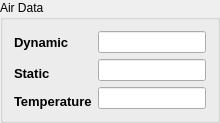
            <widget class="QGroupBox" name="sensorBiases_groupBox_3">
             <property name="minimumSize">
              <size>
               <width>0</width>
               <height>0</height>
              </size>
             </property>
             <property name="maximumSize">
              <size>
               <width>132123</width>
               <height>123123</height>
              </size>
             </property>
             <property name="title">
              <string>Air Data</string>
             </property>
             <layout class="QGridLayout" name="gridLayout_15">
              <item row="0" column="0">
               <layout class="QGridLayout" name="gridLayout_10">
                <item row="0" column="0">
                 <widget class="QLabel" name="label_56">
                  <property name="minimumSize">
                   <size>
                    <width>0</width>
                    <height>0</height>
                   </size>
                  </property>
                  <property name="maximumSize">
                   <size>
                    <width>16777215</width>
                    <height>16777215</height>
                   </size>
                  </property>
                  <property name="font">
                   <font>
                    <pointsize>10</pointsize>
                    <weight>75</weight>
                    <bold>true</bold>
                   </font>
                  </property>
                  <property name="text">
                   <string>Dynamic</string>
                  </property>
                 </widget>
                </item>
                <item row="0" column="1">
                 <widget class="QLineEdit" name="ed_dynamic"/>
                </item>
                <item row="1" column="0" rowspan="2">
                 <widget class="QLabel" name="label_58">
                  <property name="minimumSize">
                   <size>
                    <width>0</width>
                    <height>0</height>
                   </size>
                  </property>
                  <property name="maximumSize">
                   <size>
                    <width>16777215</width>
                    <height>16777215</height>
                   </size>
                  </property>
                  <property name="font">
                   <font>
                    <pointsize>10</pointsize>
                    <weight>75</weight>
                    <bold>true</bold>
                   </font>
                  </property>
                  <property name="text">
                   <string>Static</string>
                  </property>
                 </widget>
                </item>
                <item row="1" column="1">
                 <widget class="QLineEdit" name="ed_static"/>
                </item>
                <item row="2" column="1" rowspan="2">
                 <widget class="QLineEdit" name="ed_temp"/>
                </item>
                <item row="3" column="0">
                 <widget class="QLabel" name="label_60">
                  <property name="minimumSize">
                   <size>
                    <width>0</width>
                    <height>0</height>
                   </size>
                  </property>
                  <property name="maximumSize">
                   <size>
                    <width>16777215</width>
                    <height>16777215</height>
                   </size>
                  </property>
                  <property name="font">
                   <font>
                    <pointsize>10</pointsize>
                    <weight>75</weight>
                    <bold>true</bold>
                   </font>
                  </property>
                  <property name="text">
                   <string>Temperature</string>
                  </property>
                 </widget>
                </item>
               </layout>
              </item>
             </layout>
            </widget>
